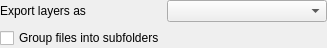
<?xml version="1.0" encoding="UTF-8"?>
<ui version="4.0">
 <class>Form</class>
 <widget class="QWidget" name="Form">
  <property name="geometry">
   <rect>
    <x>0</x>
    <y>0</y>
    <width>327</width>
    <height>48</height>
   </rect>
  </property>
  <property name="windowTitle">
   <string>Form</string>
  </property>
  <layout class="QGridLayout" name="gridLayout">
   <property name="leftMargin">
    <number>0</number>
   </property>
   <property name="topMargin">
    <number>0</number>
   </property>
   <property name="rightMargin">
    <number>0</number>
   </property>
   <property name="bottomMargin">
    <number>0</number>
   </property>
   <item row="0" column="0">
    <widget class="QLabel" name="label">
     <property name="text">
      <string>Export layers as</string>
     </property>
    </widget>
   </item>
   <item row="0" column="1">
    <widget class="QComboBox" name="cmbExportFormat"/>
   </item>
   <item row="1" column="0" colspan="2">
    <widget class="QCheckBox" name="chkGroupLayers">
     <property name="text">
      <string>Group files into subfolders</string>
     </property>
    </widget>
   </item>
  </layout>
 </widget>
 <resources/>
 <connections/>
</ui>
